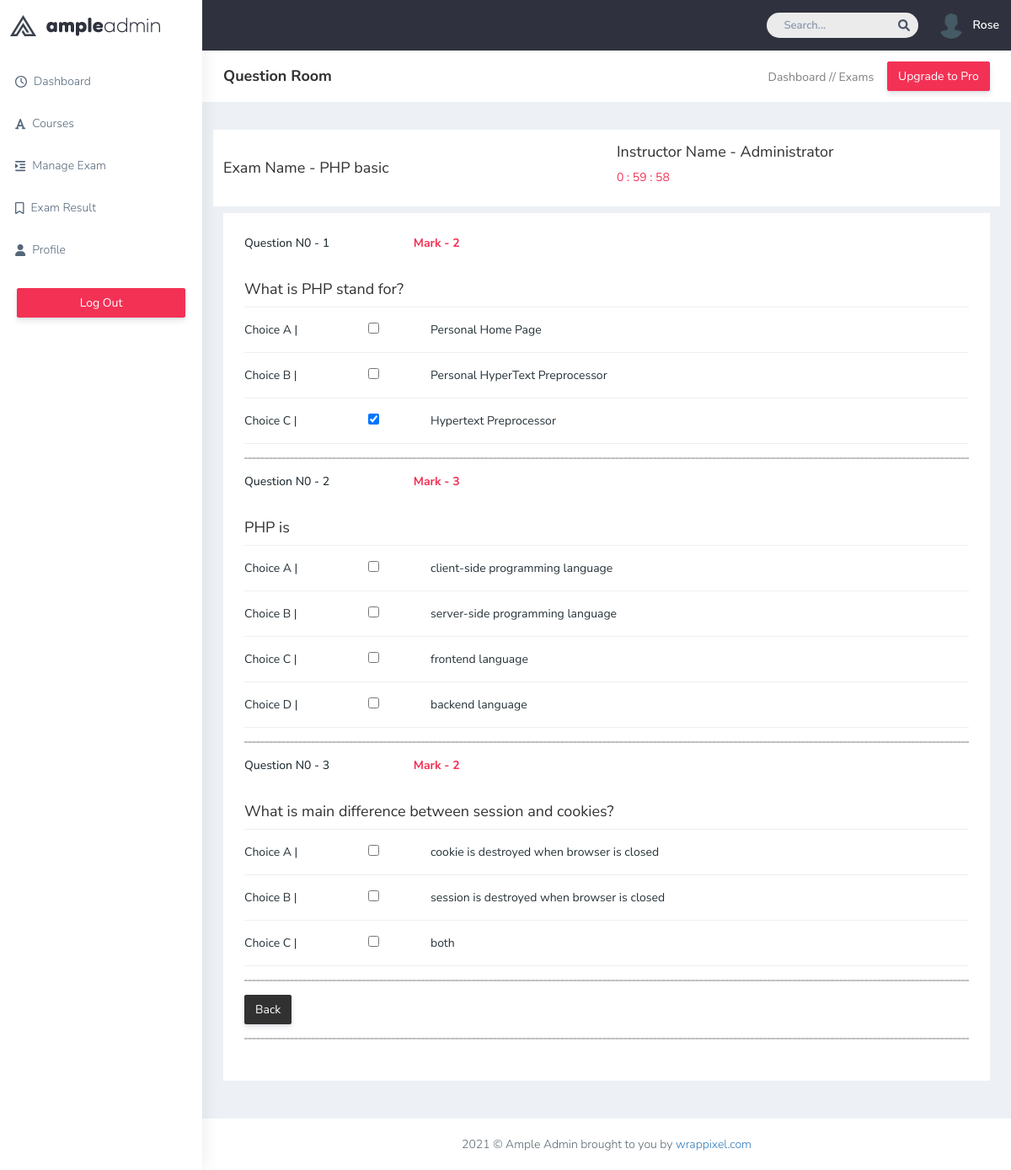
/answer-exam.php?slug=php-basic-61cbed4804b81 (signed in), run on the app's committed database.
### tables this page shows
CREATE TABLE `users` (
  `id` int(11) NOT NULL,
  `slug` varchar(225) NOT NULL,
  `username` varchar(200) NOT NULL,
  `email` varchar(200) NOT NULL,
  `password` varchar(200) NOT NULL,
  `role` varchar(200) DEFAULT NULL,
  `address` varchar(250) DEFAULT NULL,
  `phone_no` varchar(200) DEFAULT NULL,
  `image` varchar(250) DEFAULT NULL
);

CREATE TABLE `exams` (
  `id` int(11) NOT NULL,
  `ins_id` int(11) NOT NULL,
  `slug` varchar(255) NOT NULL,
  `title` varchar(200) NOT NULL,
  `description` varchar(300) DEFAULT NULL,
  `time_limit` time NOT NULL,
  `create_date` date DEFAULT NULL,
  `lunch_date` date DEFAULT NULL
);

CREATE TABLE `questions` (
  `id` int(11) NOT NULL,
  `exam_id` int(11) NOT NULL,
  `slug` varchar(255) NOT NULL,
  `question` text NOT NULL,
  `mark` int(11) NOT NULL
);

CREATE TABLE `answers` (
  `id` int(11) NOT NULL,
  `slug` varchar(255) NOT NULL,
  `answer` text NOT NULL,
  `isAnswer` tinyint(1) NOT NULL,
  `question_id` int(11) NOT NULL
);

### core/classes/DB.php (called while the page is built, shortened)
<?php
class DB
{
    private static $dbh = null;
    private static $res,$data,$count,$sql;
    public function __construct()
    {
        self::$dbh = new PDO("mysql:host=localhost;dbname=ample-onlinequiz","root","");
        self::$dbh->setAttribute(PDO::ATTR_ERRMODE,PDO::ERRMODE_EXCEPTION);
    }
    public function query($params = [])
    {
        self::$res = self::$dbh->prepare(self::$sql);
        self::$res->execute($params);
        return $this;
    }
    public function getAll()
    {
        $this->query();
        self::$data = self::$res->fetchAll(PDO::FETCH_OBJ);
        return self::$data;
    }
    public function getOne()
    {
        $this->query();
        self::$data = self::$res->fetch(PDO::FETCH_OBJ);
        return self::$data;
    }
    public static function table($table_name)
    {
        $sql = "select * from $table_name";
        self::$sql = $sql;
        $db = new DB();
        return $db;
    }
    public function where($col,$operator,$value = 1)
    {
        if(func_num_args() == 2)
        {
            self::$sql .= " where $col = '$operator'";
        }
        else
        {
            self::$sql .= " where $col $operator '$value'";
        }
        $this->query();
        return $this;
    }
    public function andWhere($col,$operator,$value = 1)
    {
        if(func_num_args() == 2)
        {
            self::$sql .= " and $col = '$operator'";
        }
        else
        {
            self::$sql .= " and $col $operator '$value'";
        }
        $this->query();
        return $this;
    }
    public static function raw($sql)
    {
        self::$sql = $sql;
        $db = new DB();
        return $db;
    }
}
?>

### core/classes/User.php (called while the page is built, shortened)
<?php
class User{
     public static function auth()
     {
         if(isset($_SESSION['user_id'])){
             $user_id = $_SESSION['user_id'];
             return DB::table('users')->where('id',$user_id)->getOne();
         }else{
             return false;
         }
     }
}

### core/classes/Question.php (called while the page is built, shortened)
<?php
class Question{
   public static function ofExam($exam_id)
   {
       $course_exam = DB::raw("select questions.*,exams.title from questions
                              join exams on exams.id = questions.exam_id
                              where questions.exam_id =  $exam_id
                              ")->getAll();
       return $course_exam;
   }
}

### answer-exam.php (the view, shortened to what this page needs)
<?php require_once "inc/header.php";
if(isset($_GET['slug']))
{
    $user = User::auth();
    $slug = $_GET['slug'];
    $exam = DB::table('exams')->where('slug',$slug)->getOne();
    if($exam)
    {
      $question = Question::ofExam($exam->id);
    }
}else{
    Helper::redirect('404.php');
}
?>
        <div class="page-wrapper">
            <div class="page-breadcrumb bg-white">
                <div class="row align-items-center">
                    <div class="col-lg-3 col-md-4 col-sm-4 col-xs-12">
                        <h4 class="page-title">Question Room</h4>
                    </div>
                    <div class="col-lg-9 col-sm-8 col-md-8 col-xs-12">
                        <div class="d-md-flex">
                            <ol class="breadcrumb ms-auto">
                                <li><a href="index.php" class="fw-normal">Dashboard /</a></li>
                                <li><a href="exams.php" class="fw-normal"> / Exams</a></li>
                            </ol>
                            <a href="index.php" target="_blank"
                                class="btn btn-danger  d-none d-md-block pull-right ms-3 hidden-xs hidden-sm waves-effect waves-light text-white">Upgrade
                                to Pro</a>
                        </div>
                    </div>
                </div>
            </div>
            <div class="container-fluid">
            <div class="row align-items-center bg-white pt-3 pb-2 my-2 ">
                  <div class="col-lg-6 col-md-6 col-sm-4 col-xs-12">
                      <h4 class="page-title">Exam Name - <?= $exam->title; ?></h4>
                  </div>
                  <div class="col-lg-6 col-md-6 col-sm-4 col-xs-12">
                      <h4 class="page-title">Instructor Name - <?= DB::table('users')->where('id',$exam->ins_id)->getOne()->username; ?></h4>
                      <p class="text-danger fixed-left" id="display">Time -</p>
                  </div>
              </div>
                <?php if($question): ?>
                <div class="row ">
                    <div class="col-lg-12 col-xlg-12 col-md-12 mx-auto">
                        <div class="card">
                            <div class="card-body">
                                <form class="form-horizontal form-material" action="" method="POST" id="formAns">
                                  <?php  $counter = 1;
                                  if($question):
                                            foreach($question as $q): ?>
                                    <div class="form-group">
                                        <div class="col-md-12">
                                            <label for="" class="me-5">Question N0 - <?= $counter++; ?></label>
                                            <label for="" class="text-danger fw-bold mx-5">Mark - <?= $q->mark ?></label>
                                        </div>
                                    </div>
                                    <div class="form-group">
                                        <div class="col-md-12 border-bottom p-0">
                                            <input type="text" value="<?= $q->question; ?>"
                                                class="form-control p-0 border-0" name="" style="font-size: 18px;"
                                                id="question">
                                        </div>
                                    </div>
                                        <?php
                                        $ans_count = "A";
                                        $answer = DB::table('answers')->where('question_id',$q->id)->getAll();
                                        foreach($answer as $a):?>
                                        <div class="form-group" >
                                            <div class="col-md-12 border-bottom p-0">
                                                <div class="row">
                                                    <div class="col-sm-2">
                                                    <p for="answer">Choice <?= $ans_count++ ?> | </p>
                                                    </div>
                                                    <?php
                                                    $stu_answer = DB::table('students_answers')->where('student_id',$user->id)->andWhere('answer_id',$a->id)->getOne();
                                                    $checked = $stu_answer ? "checked" : "";
                                                    ?>
                                                    <div class="col-sm-1 ">
                                                    <input type="checkbox" class="" name="answer[]" value="<?= $a->id ?>" <?= $checked; ?>>
                                                    </div>
                                                    <div class="col-sm-8 "><?= $a->answer ?>
                                                    </div>
                                                </div>
                                            </div>
                                        </div>
                                        <?php endforeach ?>
                                        <hr style="border: 1px dashed black;">
                                    <?php endforeach; endif; ?>
                                    <?php if($courseStudent): ?>
                                    <div class="form-group mb-4">
                                        <div class="col-sm-12">
                                        <?php
                                             $stu_exam = DB::table('students_exams')->where('exam_id',$exam->id)->andWhere('student_id',$user->id)->getOne();
                                            if(!$stu_exam): ?>
                                            <input type="submit" class="btn btn-success" value="Submit" id="submit">
                                            <input type="reset" class="btn btn-outline-success" value="Reset">
                                            <?php else: ?>
                                            <a href="exam-result.php" class="btn btn-dark">Back</a>
                                            <?php endif; ?>
                                            <hr style="border: 1px dashed black;">
                                        </div>
                                    </div>
                                    <?php endif; ?>
                                </form>
                            </div>
                        </div>
                    </div>
                </div>
                <?php else: ?>
                    <div class="alert alert-danger">No Questions exist !</div>
                <?php endif; ?>
            </div>
            <footer class="footer text-center"> 2021 © Ample Admin brought to you by <a
                    href="https://www.wrappixel.com/">wrappixel.com</a>
            </footer>
        </div>
<?php require_once "inc/footer.php" ?>

### inc/header.php (shortened to what this page needs)
<?php
if((User::auth()))
{
    $user = User::auth();
    $courseStudent = DB::table('courses_students')->where('student_id',$user->id)->getAll();
}
?>
<!DOCTYPE html>
<html dir="ltr" lang="en">
<head>
    <link href="template/css/style.min.css" rel="stylesheet">
    <link rel="stylesheet" href="https://cdnjs.cloudflare.com/ajax/libs/font-awesome/6.0.0-beta2/css/all.min.css" />
</head>
<body>
    <div id="main-wrapper" data-layout="vertical" data-navbarbg="skin5" data-sidebartype="full"
        data-sidebar-position="absolute" data-header-position="absolute" data-boxed-layout="full">
        <header class="topbar" data-navbarbg="skin5">
            <nav class="navbar top-navbar navbar-expand-md navbar-dark">
                <div class="navbar-header" data-logobg="skin6">
                    <a class="navbar-brand" href="dashboard.html">
                        <b class="logo-icon">
                            <img src="template/plugins/images/logo-icon.png" alt="homepage" />
                        </b>
                        <span class="logo-text">
                            <img src="template/plugins/images/logo-text.png" alt="homepage" />
                        </span>
                    </a>
                </div>
                <div class="navbar-collapse collapse" id="navbarSupportedContent" data-navbarbg="skin5">
                    <ul class="navbar-nav ms-auto d-flex align-items-center">
                        <li class=" in">
                            <form role="search" class="app-search d-none d-md-block me-3">
                                <input type="text" placeholder="Search..." class="form-control mt-0">
                                <a href="" class="active">
                                    <i class="fa fa-search"></i>
                                </a>
                            </form>
                        </li>
                        <?php if(User::auth()):
                                 $user = User::auth();
                        ?>
                        <li>
                            <a class="profile-pic" href="profile.php">
                                <img src="<?= $user->image ?>" alt="user-img" width="30" style="border-radius: 50%;"
                                    class="img-circle"><span class="text-white font-medium"><?= $user->username ?></span></a>
                        </li>
                        <?php endif; ?>
                    </ul>
                </div>
            </nav>
        </header>
        <aside class="left-sidebar" data-sidebarbg="skin6">
            <div class="scroll-sidebar">
                <nav class="sidebar-nav">
                    <ul id="sidebarnav">
                        <li class="sidebar-item pt-2">
                            <a class="sidebar-link waves-effect waves-dark sidebar-link" href="index.php"
                                aria-expanded="false">
                                <i class="far fa-clock" aria-hidden="true"></i>
                                <span class="hide-menu mx-2">Dashboard</span>
                            </a>
                        </li>
                        <?php if(isset($user)): ?>
                        <li class="sidebar-item">
                            <a class="sidebar-link waves-effect waves-dark sidebar-link" href="courses.php"
                                aria-expanded="false">
                                <i class="fa fa-font" aria-hidden="true"></i>
                                <span class="hide-menu mx-2">Courses</span>
                            </a>
                        </li>
                        <li class="sidebar-item">
                            <a class="sidebar-link waves-effect waves-dark sidebar-link" href="exams.php"
                                aria-expanded="false">
                                <i class="fas fa-indent" aria-hidden="true"></i>
                                <span class="hide-menu mx-2">Manage Exam</span>
                            </a>
                        </li>
                        <li class="sidebar-item">
                            <a class="sidebar-link waves-effect waves-dark sidebar-link" href="exam-result.php"
                                aria-expanded="false">
                                <i class="far fa-bookmark" aria-hidden="true"></i>
                                <span class="hide-menu mx-2">Exam Result</span>
                            </a>
                        </li>
                        <li class="sidebar-item">
                            <a class="sidebar-link waves-effect waves-dark sidebar-link" href="profile.php"
                                aria-expanded="false">
                                <i class="fa fa-user" aria-hidden="true"></i>
                                <span class="hide-menu mx-2">Profile</span>
                            </a>
                        </li>
                        <li class="text-center p-20 upgrade-btn">
                            <a href="logout.php"
                                class="btn d-grid btn-danger text-white">
                                Log Out</a>
                        </li>
                        <?php endif; ?>
                    </ul>
                </nav>
            </div>
        </aside>

### data on the page
users: image (placeholder picture), username "Rose"
exams: title "PHP basic", ins.username "Administrator"
questions: mark "2", question "What is PHP stand for?"
answers: answer "Personal Home Page"
answers: answer "Personal HyperText Preprocessor"
answers: answer "Hypertext Preprocessor"
questions: mark "3", question "PHP is"
answers: answer "client-side programming language"
answers: answer "server-side programming language"
answers: answer "frontend language"
answers: answer "backend language"
questions: mark "2", question "What is main difference between session and cookies?"
answers: answer "cookie is destroyed when browser is closed"
answers: answer "session is destroyed when browser is closed"
answers: answer "both"
